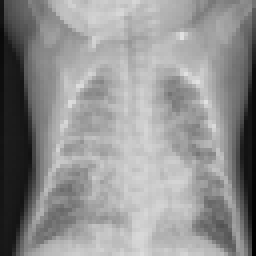
#> input picture data/processed/pneumonia/pneumonia_00101.png, 64 x 64 px (shown 4 times larger); its folder holds 4 pictures in this run
$ python view_dataset.py
#> lines starting #> are read from the running program, lines starting #| are printed output that depends on the picture
from pathlib import Path

import matplotlib.pyplot as plt
from PIL import Image


IMAGE_DIR = Path("data/processed/pneumonia")


def show_images():
    image_files = list(IMAGE_DIR.glob("*.png"))

    if len(image_files) == 0:
        print("ERROR: No processed images found.")
        return

    # Select up to 9 images
    selected_images = image_files[:9]

    fig, axes = plt.subplots(
        3,
        3,
        figsize=(9, 9)
    )

    for ax, image_path in zip(axes.flat, selected_images):

        image = Image.open(image_path)
#> image is the input picture: PIL image 64x64 L; min 0, max 225, mean 144.9

        ax.imshow(
            image,
            cmap="gray"
        )

        ax.set_title(image_path.name)

        ax.axis("off")

    # Hide unused axes
    for ax in axes.flat[len(selected_images):]:
        ax.axis("off")
#> this loop made 5 passes

    plt.tight_layout()

    plt.show()
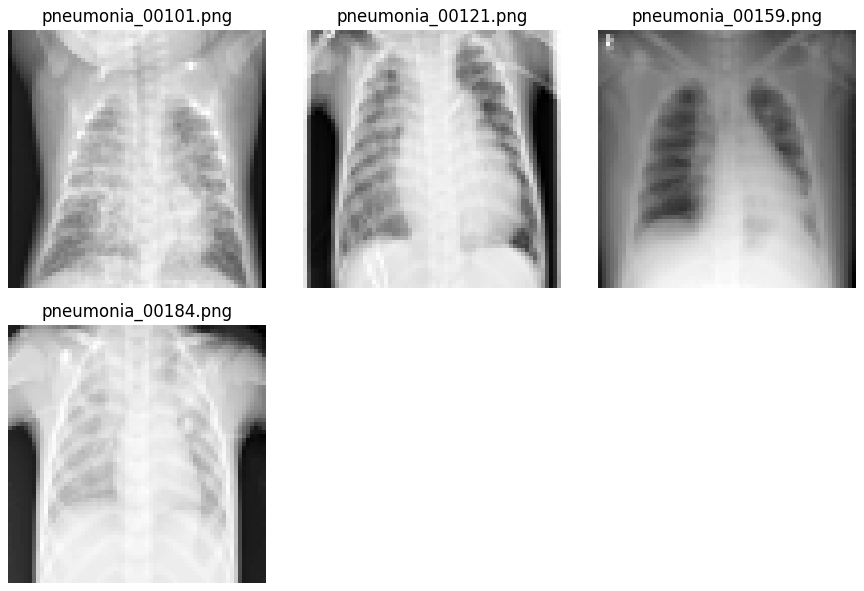
#> figure drawn by matplotlib, 4 panels


if __name__ == "__main__":
    show_images()
